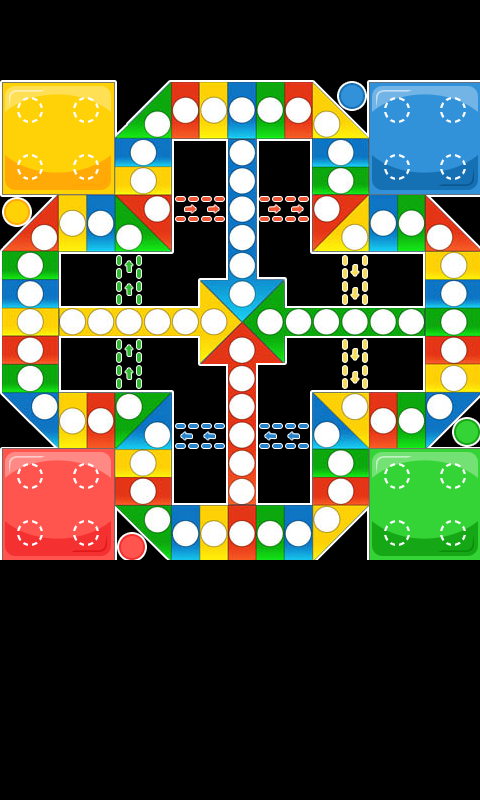

This is a level from a 2D game, rendered from its Tiled map with the project's own tilesets. A one-line summary and the map file follow, with tile-layer data summarised:
An orthogonal 10x10 tile map with 48x80 px tiles, 1 tile layer (ground) and 96 objects.

<map version="1.0" orientation="orthogonal" renderorder="right-down" width="10" height="10" tilewidth="48" tileheight="80" nextobjectid="101">
 <tileset firstgid="1" name="bg" tilewidth="48" tileheight="80">
  <image source="bg.png" width="484" height="493" />
 </tileset>
 <layer name="ground" width="10" height="10">
  <data>[100 cells, 60 non-empty, 60 distinct tile ids]</data>
 </layer>
 <objectgroup name="way">
  <object id="1" x="119.167" y="535" width="26.8333" height="26.1667">
   <properties>
    <property name="angle" value="90" />
    <property name="id" value="2003" />
   </properties>
   <ellipse />
  </object>
  <object id="3" x="144.083" y="507.917" width="26.8333" height="26.1667">
   <properties>
    <property name="angle" value="90" />
    <property name="id" value="1" />
   </properties>
   <ellipse />
  </object>
  <object id="4" x="130.083" y="478.917" width="26.8333" height="26.1667">
   <properties>
    <property name="angle" value="90" />
    <property name="id" value="2" />
   </properties>
   <ellipse />
  </object>
  <object id="5" x="130.583" y="450.417" width="26.8333" height="26.1667">
   <properties>
    <property name="angle" value="90" />
    <property name="id" value="3" />
   </properties>
   <ellipse />
  </object>
  <object id="6" x="144.083" y="422.917" width="26.8333" height="26.1667">
   <properties>
    <property name="angle" value="0" />
    <property name="id" value="4" />
   </properties>
   <ellipse />
  </object>
  <object id="7" x="116.167" y="394.083" width="26.8333" height="26.1667">
   <properties>
    <property name="angle" value="0" />
    <property name="id" value="5" />
   </properties>
   <ellipse />
  </object>
  <object id="8" x="87.8333" y="408.667" width="26.8333" height="26.1667">
   <properties>
    <property name="angle" value="0" />
    <property name="id" value="6" />
   </properties>
   <ellipse />
  </object>
  <object id="9" x="59.1288" y="408.917" width="26.8333" height="26.1667">
   <properties>
    <property name="angle" value="0" />
    <property name="id" value="7" />
   </properties>
   <ellipse />
  </object>
  <object id="10" x="31.4015" y="394.28" width="26.8333" height="26.1667">
   <properties>
    <property name="angle" value="90" />
    <property name="id" value="8" />
   </properties>
   <ellipse />
  </object>
  <object id="12" x="17.5833" y="366.25" width="26.8333" height="26.1667">
   <properties>
    <property name="angle" value="90" />
    <property name="id" value="9" />
   </properties>
   <ellipse />
  </object>
  <object id="14" x="17.25" y="338.25" width="26.8333" height="26.1667">
   <properties>
    <property name="angle" value="90" />
    <property name="id" value="10" />
   </properties>
   <ellipse />
  </object>
  <object id="15" x="17.25" y="309.583" width="26.8333" height="26.1667">
   <properties>
    <property name="angle" value="90" />
    <property name="id" value="11" />
   </properties>
   <ellipse />
  </object>
  <object id="16" x="17.5834" y="281.917" width="26.8333" height="26.1667">
   <properties>
    <property name="angle" value="90" />
    <property name="id" value="12" />
   </properties>
   <ellipse />
  </object>
  <object id="17" x="17.9167" y="252.917" width="26.8333" height="26.1667">
   <properties>
    <property name="angle" value="90" />
    <property name="id" value="13" />
   </properties>
   <ellipse />
  </object>
  <object id="18" x="31.9167" y="225.25" width="26.8333" height="26.1667">
   <properties>
    <property name="angle" value="180" />
    <property name="id" value="14" />
   </properties>
   <ellipse />
  </object>
  <object id="19" x="59.9167" y="211.25" width="26.8333" height="26.1667">
   <properties>
    <property name="angle" value="180" />
    <property name="id" value="15" />
   </properties>
   <ellipse />
  </object>
  <object id="20" x="88.9167" y="211.25" width="26.8333" height="26.1667">
   <properties>
    <property name="angle" value="180" />
    <property name="id" value="16" />
   </properties>
   <ellipse />
  </object>
  <object id="21" x="116.917" y="224.583" width="26.8333" height="26.1667">
   <properties>
    <property name="angle" value="180" />
    <property name="id" value="17" />
   </properties>
   <ellipse />
  </object>
  <object id="22" x="144.917" y="196.917" width="26.8333" height="26.1667">
   <properties>
    <property name="angle" value="90" />
    <property name="id" value="18" />
   </properties>
   <ellipse />
  </object>
  <object id="23" x="130.917" y="168.583" width="26.8333" height="26.1667">
   <properties>
    <property name="angle" value="90" />
    <property name="id" value="19" />
   </properties>
   <ellipse />
  </object>
  <object id="24" x="130.25" y="140.583" width="26.8333" height="26.1667">
   <properties>
    <property name="angle" value="90" />
    <property name="id" value="20" />
   </properties>
   <ellipse />
  </object>
  <object id="25" x="144.25" y="112.25" width="26.8333" height="26.1667">
   <properties>
    <property name="angle" value="180" />
    <property name="id" value="21" />
   </properties>
   <ellipse />
  </object>
  <object id="26" x="173.25" y="98.5833" width="26.8333" height="26.1667">
   <properties>
    <property name="angle" value="180" />
    <property name="id" value="22" />
   </properties>
   <ellipse />
  </object>
  <object id="27" x="201.917" y="97.9167" width="26.8333" height="26.1667">
   <properties>
    <property name="angle" value="180" />
    <property name="id" value="23" />
   </properties>
   <ellipse />
  </object>
  <object id="28" x="229.25" y="97.25" width="26.8333" height="26.1667">
   <properties>
    <property name="angle" value="180" />
    <property name="id" value="24" />
   </properties>
   <ellipse />
  </object>
  <object id="29" x="257.583" y="97.25" width="26.8333" height="26.1667">
   <properties>
    <property name="angle" value="180" />
    <property name="id" value="25" />
   </properties>
   <ellipse />
  </object>
  <object id="30" x="286.25" y="97.9166" width="26.8333" height="26.1667">
   <properties>
    <property name="angle" value="180" />
    <property name="id" value="26" />
   </properties>
   <ellipse />
  </object>
  <object id="31" x="338.75" y="83.75" width="26.8333" height="26.1667">
   <properties>
    <property name="angle" value="-90" />
    <property name="id" value="2001" />
   </properties>
   <ellipse />
  </object>
  <object id="32" x="314.583" y="111.583" width="26.8333" height="26.1667">
   <properties>
    <property name="angle" value="-90" />
    <property name="id" value="27" />
   </properties>
   <ellipse />
  </object>
  <object id="33" x="328.583" y="140.25" width="26.8333" height="26.1667">
   <properties>
    <property name="angle" value="-90" />
    <property name="id" value="28" />
   </properties>
   <ellipse />
  </object>
  <object id="34" x="327.917" y="168.25" width="26.8333" height="26.1667">
   <properties>
    <property name="angle" value="-90" />
    <property name="id" value="29" />
   </properties>
   <ellipse />
  </object>
  <object id="35" x="314.583" y="196.25" width="26.8333" height="26.1667">
   <properties>
    <property name="angle" value="180" />
    <property name="id" value="30" />
   </properties>
   <ellipse />
  </object>
  <object id="36" x="342.19" y="224.947" width="26.8333" height="26.1667">
   <properties>
    <property name="angle" value="180" />
    <property name="id" value="31" />
   </properties>
   <ellipse />
  </object>
  <object id="37" x="370.886" y="211.068" width="26.8333" height="26.1667">
   <properties>
    <property name="angle" value="180" />
    <property name="id" value="32" />
   </properties>
   <ellipse />
  </object>
  </objectgroup>
</map>
<!-- 62 of 96 objects omitted -->